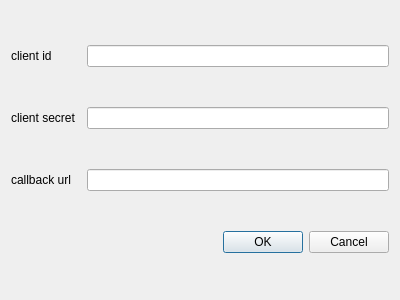
<?xml version="1.0" encoding="UTF-8"?>
<ui version="4.0">
 <class>Form</class>
 <widget class="QWidget" name="Form">
  <property name="geometry">
   <rect>
    <x>0</x>
    <y>0</y>
    <width>400</width>
    <height>300</height>
   </rect>
  </property>
  <property name="windowTitle">
   <string>Form</string>
  </property>
  <layout class="QVBoxLayout" name="verticalLayout">
   <item>
    <widget class="QWidget" name="widget" native="true">
     <property name="sizePolicy">
      <sizepolicy hsizetype="Preferred" vsizetype="Fixed">
       <horstretch>0</horstretch>
       <verstretch>0</verstretch>
      </sizepolicy>
     </property>
     <layout class="QHBoxLayout" name="horizontalLayout_4">
      <property name="leftMargin">
       <number>0</number>
      </property>
      <property name="topMargin">
       <number>0</number>
      </property>
      <property name="rightMargin">
       <number>0</number>
      </property>
      <property name="bottomMargin">
       <number>0</number>
      </property>
      <item>
       <widget class="QLabel" name="twitter_client_id">
        <property name="minimumSize">
         <size>
          <width>70</width>
          <height>0</height>
         </size>
        </property>
        <property name="text">
         <string>client id</string>
        </property>
       </widget>
      </item>
      <item>
       <widget class="QLineEdit" name="client_id_line"/>
      </item>
     </layout>
    </widget>
   </item>
   <item>
    <widget class="QWidget" name="widget_2" native="true">
     <property name="sizePolicy">
      <sizepolicy hsizetype="Preferred" vsizetype="Fixed">
       <horstretch>0</horstretch>
       <verstretch>0</verstretch>
      </sizepolicy>
     </property>
     <layout class="QHBoxLayout" name="horizontalLayout_3">
      <property name="leftMargin">
       <number>0</number>
      </property>
      <property name="topMargin">
       <number>0</number>
      </property>
      <property name="rightMargin">
       <number>0</number>
      </property>
      <property name="bottomMargin">
       <number>0</number>
      </property>
      <item>
       <widget class="QLabel" name="twitter_client_secret">
        <property name="minimumSize">
         <size>
          <width>70</width>
          <height>0</height>
         </size>
        </property>
        <property name="text">
         <string>client secret</string>
        </property>
       </widget>
      </item>
      <item>
       <widget class="QLineEdit" name="client_secret_line"/>
      </item>
     </layout>
    </widget>
   </item>
   <item>
    <widget class="QWidget" name="widget_3" native="true">
     <property name="sizePolicy">
      <sizepolicy hsizetype="Preferred" vsizetype="Fixed">
       <horstretch>0</horstretch>
       <verstretch>0</verstretch>
      </sizepolicy>
     </property>
     <layout class="QHBoxLayout" name="horizontalLayout_2">
      <property name="leftMargin">
       <number>0</number>
      </property>
      <property name="topMargin">
       <number>0</number>
      </property>
      <property name="rightMargin">
       <number>0</number>
      </property>
      <property name="bottomMargin">
       <number>0</number>
      </property>
      <item>
       <widget class="QLabel" name="twitter_callback_uri">
        <property name="minimumSize">
         <size>
          <width>70</width>
          <height>0</height>
         </size>
        </property>
        <property name="text">
         <string>callback url</string>
        </property>
       </widget>
      </item>
      <item>
       <widget class="QLineEdit" name="callback_url_line"/>
      </item>
     </layout>
    </widget>
   </item>
   <item>
    <widget class="QWidget" name="widget_4" native="true">
     <property name="sizePolicy">
      <sizepolicy hsizetype="Preferred" vsizetype="Fixed">
       <horstretch>0</horstretch>
       <verstretch>0</verstretch>
      </sizepolicy>
     </property>
     <layout class="QHBoxLayout" name="horizontalLayout">
      <property name="leftMargin">
       <number>0</number>
      </property>
      <property name="topMargin">
       <number>0</number>
      </property>
      <property name="rightMargin">
       <number>0</number>
      </property>
      <property name="bottomMargin">
       <number>0</number>
      </property>
      <item>
       <widget class="QDialogButtonBox" name="buttonBox">
        <property name="standardButtons">
         <set>QDialogButtonBox::StandardButton::Cancel|QDialogButtonBox::StandardButton::Ok</set>
        </property>
       </widget>
      </item>
     </layout>
    </widget>
   </item>
  </layout>
 </widget>
 <resources/>
 <connections/>
</ui>
